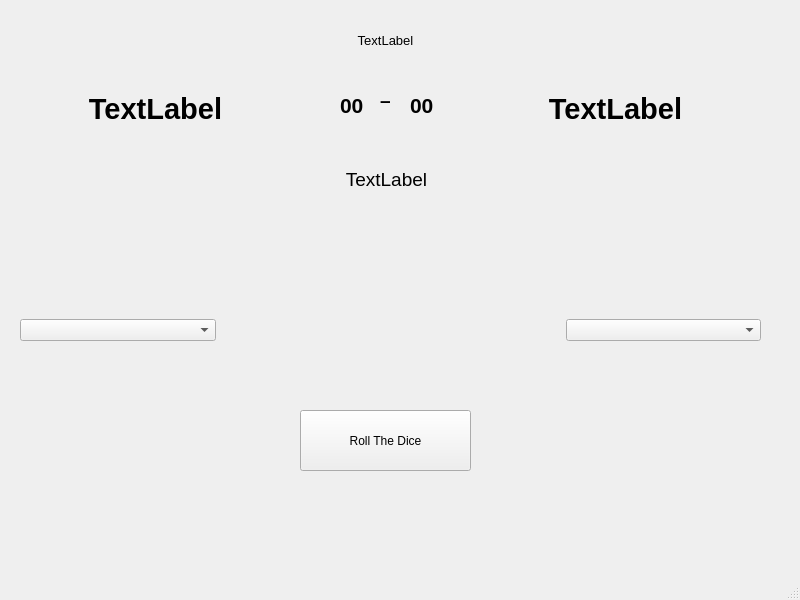
<?xml version="1.0" encoding="UTF-8"?>
<ui version="4.0">
 <class>MainGame</class>
 <widget class="QMainWindow" name="MainGame">
  <property name="geometry">
   <rect>
    <x>0</x>
    <y>0</y>
    <width>800</width>
    <height>600</height>
   </rect>
  </property>
  <property name="windowTitle">
   <string>MainWindow</string>
  </property>
  <widget class="QWidget" name="centralwidget">
   <widget class="QPushButton" name="RollDice">
    <property name="geometry">
     <rect>
      <x>300</x>
      <y>410</y>
      <width>171</width>
      <height>61</height>
     </rect>
    </property>
    <property name="text">
     <string>Roll The Dice</string>
    </property>
   </widget>
   <widget class="QLabel" name="dash">
    <property name="geometry">
     <rect>
      <x>380</x>
      <y>90</y>
      <width>16</width>
      <height>21</height>
     </rect>
    </property>
    <property name="font">
     <font>
      <family>Arial</family>
      <pointsize>14</pointsize>
      <weight>75</weight>
      <bold>true</bold>
     </font>
    </property>
    <property name="text">
     <string>–</string>
    </property>
   </widget>
   <widget class="QLabel" name="Goals2">
    <property name="geometry">
     <rect>
      <x>410</x>
      <y>80</y>
      <width>31</width>
      <height>51</height>
     </rect>
    </property>
    <property name="font">
     <font>
      <family>Arial</family>
      <pointsize>16</pointsize>
      <weight>75</weight>
      <bold>true</bold>
     </font>
    </property>
    <property name="text">
     <string>00</string>
    </property>
   </widget>
   <widget class="QLabel" name="Goals1">
    <property name="geometry">
     <rect>
      <x>340</x>
      <y>80</y>
      <width>31</width>
      <height>51</height>
     </rect>
    </property>
    <property name="font">
     <font>
      <family>Arial</family>
      <pointsize>16</pointsize>
      <weight>75</weight>
      <bold>true</bold>
     </font>
    </property>
    <property name="text">
     <string>00</string>
    </property>
   </widget>
   <widget class="QLabel" name="Possesion">
    <property name="geometry">
     <rect>
      <x>31</x>
      <y>140</y>
      <width>711</width>
      <height>78</height>
     </rect>
    </property>
    <property name="font">
     <font>
      <family>Arial</family>
      <pointsize>14</pointsize>
      <weight>50</weight>
      <bold>false</bold>
     </font>
    </property>
    <property name="text">
     <string>TextLabel</string>
    </property>
    <property name="alignment">
     <set>Qt::AlignCenter</set>
    </property>
   </widget>
   <widget class="QLabel" name="Team1">
    <property name="geometry">
     <rect>
      <x>10</x>
      <y>70</y>
      <width>291</width>
      <height>78</height>
     </rect>
    </property>
    <property name="font">
     <font>
      <family>Arial</family>
      <pointsize>22</pointsize>
      <weight>75</weight>
      <bold>true</bold>
     </font>
    </property>
    <property name="text">
     <string>TextLabel</string>
    </property>
    <property name="alignment">
     <set>Qt::AlignCenter</set>
    </property>
   </widget>
   <widget class="QWidget" name="horizontalLayoutWidget_2">
    <property name="geometry">
     <rect>
      <x>20</x>
      <y>290</y>
      <width>741</width>
      <height>80</height>
     </rect>
    </property>
    <layout class="QHBoxLayout" name="horizontalLayout_2">
     <property name="spacing">
      <number>350</number>
     </property>
     <item>
      <widget class="QComboBox" name="SelectPlayers1"/>
     </item>
     <item>
      <widget class="QComboBox" name="SelectPlayers1_2"/>
     </item>
    </layout>
   </widget>
   <widget class="QLabel" name="Team2">
    <property name="geometry">
     <rect>
      <x>470</x>
      <y>70</y>
      <width>291</width>
      <height>78</height>
     </rect>
    </property>
    <property name="font">
     <font>
      <family>Arial</family>
      <pointsize>22</pointsize>
      <weight>75</weight>
      <bold>true</bold>
     </font>
    </property>
    <property name="text">
     <string>TextLabel</string>
    </property>
    <property name="alignment">
     <set>Qt::AlignCenter</set>
    </property>
   </widget>
   <widget class="QLabel" name="Time">
    <property name="geometry">
     <rect>
      <x>310</x>
      <y>20</y>
      <width>151</width>
      <height>41</height>
     </rect>
    </property>
    <property name="font">
     <font>
      <pointsize>10</pointsize>
     </font>
    </property>
    <property name="text">
     <string>TextLabel</string>
    </property>
    <property name="alignment">
     <set>Qt::AlignCenter</set>
    </property>
   </widget>
  </widget>
  <widget class="QMenuBar" name="menubar">
   <property name="geometry">
    <rect>
     <x>0</x>
     <y>0</y>
     <width>800</width>
     <height>21</height>
    </rect>
   </property>
  </widget>
  <widget class="QStatusBar" name="statusbar"/>
 </widget>
 <resources/>
 <connections/>
</ui>
